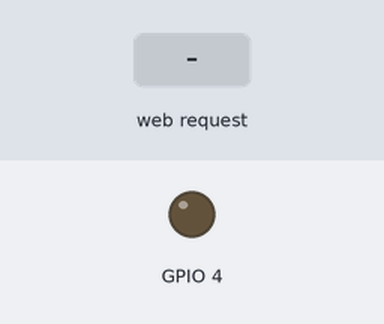
A sketch run on a simulated ESP8266 (NodeMCU). Parts: output pins drawn as LEDs (lit = HIGH). The test bench sets the inputs (shaded band). WiFi joins after 1.5 s; servers stay silent unless stated; what the sketch prints to the serial monitor is not drawn.

Above: at 2.7 s.
2.8 s: HTTP request GET /gpio/1 received
At 3.8 s:
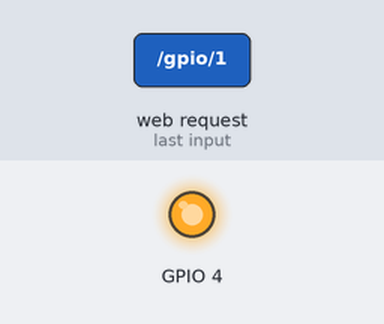
4.3 s: HTTP request GET /gpio/0 received
At 5.0 s:
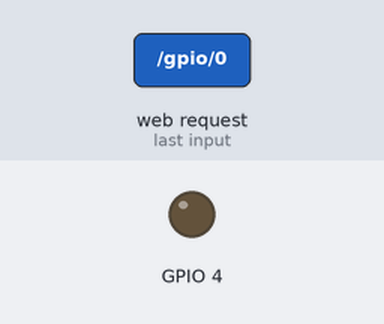
Timing chart, 0 to 7.3 s (numbered marks = the images above; inputs shaded):
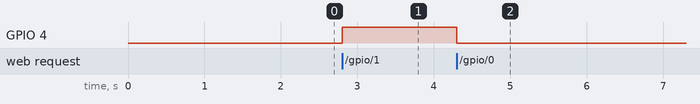

The sketch:

ESP_On_Off_Led.ino
```cpp
// Biblioteca Wi-Fi library
#include <ESP8266WiFi.h>

// Credenciais de acesso à rede
const char* ssid     = "UserWifi";
const char* password = "PassWifi";

// Número da porta (80) do servidor web
WiFiServer server(80);

void setup() {
  Serial.begin(115200);

  // Definir GPIO2
  pinMode(4, OUTPUT);
  digitalWrite(4, 0);

  // Conectar à rede WiFi
  Serial.print("A ligar a: ");
  Serial.println(ssid);
  WiFi.begin(ssid, password);
  while (WiFi.status() != WL_CONNECTED) {
    delay(500);
    Serial.print(".");
  }

  Serial.println("");
  Serial.println("Ligado");
  Serial.println("IP address: ");
  Serial.println(WiFi.localIP());
  server.begin();

}

void loop() {
  // Verificar se o cliente se conectou
  WiFiClient client = server.available();
  if (!client) {
    return;
  }

  // Espera até que o cliente envie alguns dados
  Serial.println("Novo Cliente.");
  while(!client.available()){
    delay(1);
  }

  // Lê a primeira linha do pedido
  String req = client.readStringUntil('\r');
  Serial.println(req);
  client.flush();

  // Corresponde ao pedido
  int val;
  if (req.indexOf("/gpio/0") != -1)
    val = 0;
  else if (req.indexOf("/gpio/1") != -1)
    val = 1;
  else {
    Serial.println("invalid request");
    client.stop();
    return;
  }

  // Defini o GPIO2 de acordo com o pedido
  digitalWrite(4, val);

  client.flush();

  // Prepare a resposta
  String s = "HTTP/1.1 200 OK\r\nContent-Type: text/html\r\n\r\nLED  ";
  s += (val)?"Ligado":"Desligado";

  // Envie a resposta para o cliente
  client.print(s);
  delay(1);
  Serial.println("Cliente desligado.");
}
```

Measured:
- after the input at 2.8 s, GPIO 4: LOW → HIGH at once
- after the input at 4.3 s, GPIO 4: HIGH → LOW at once
